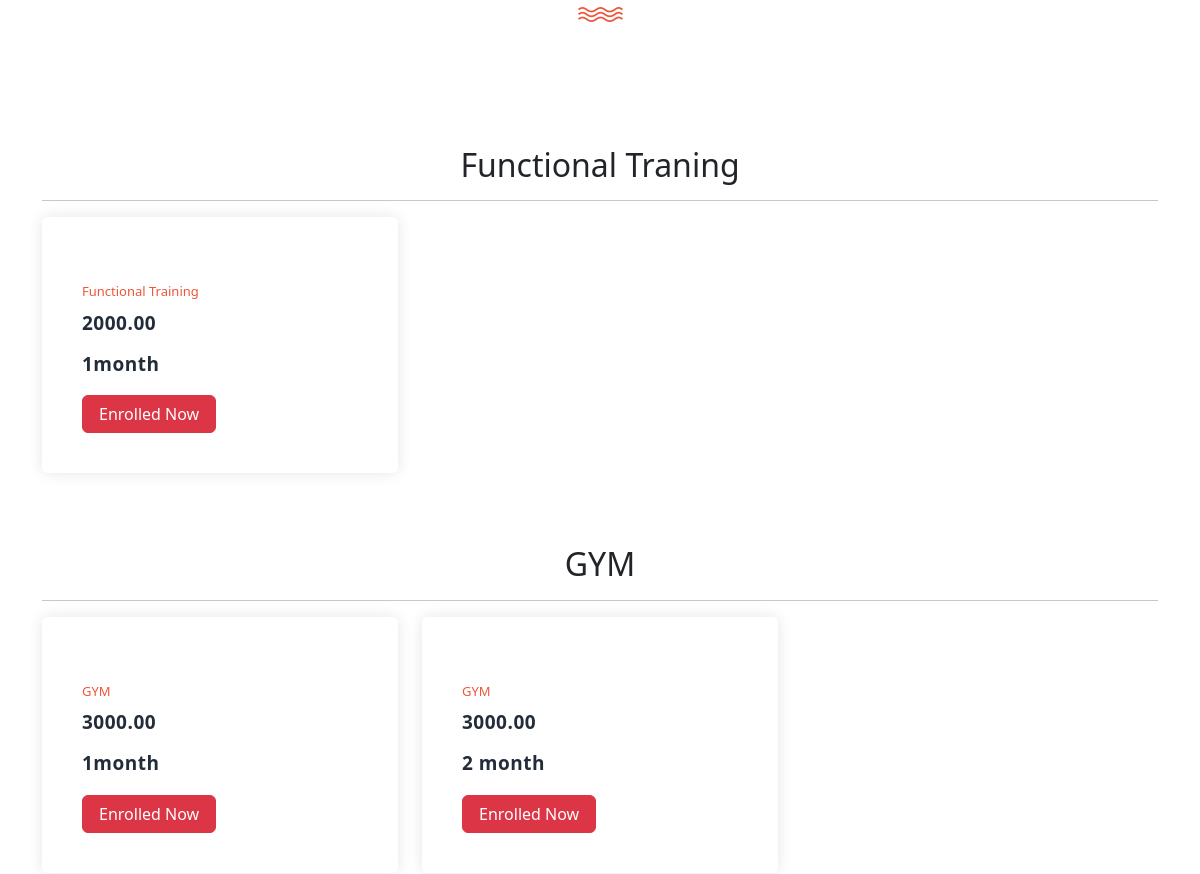
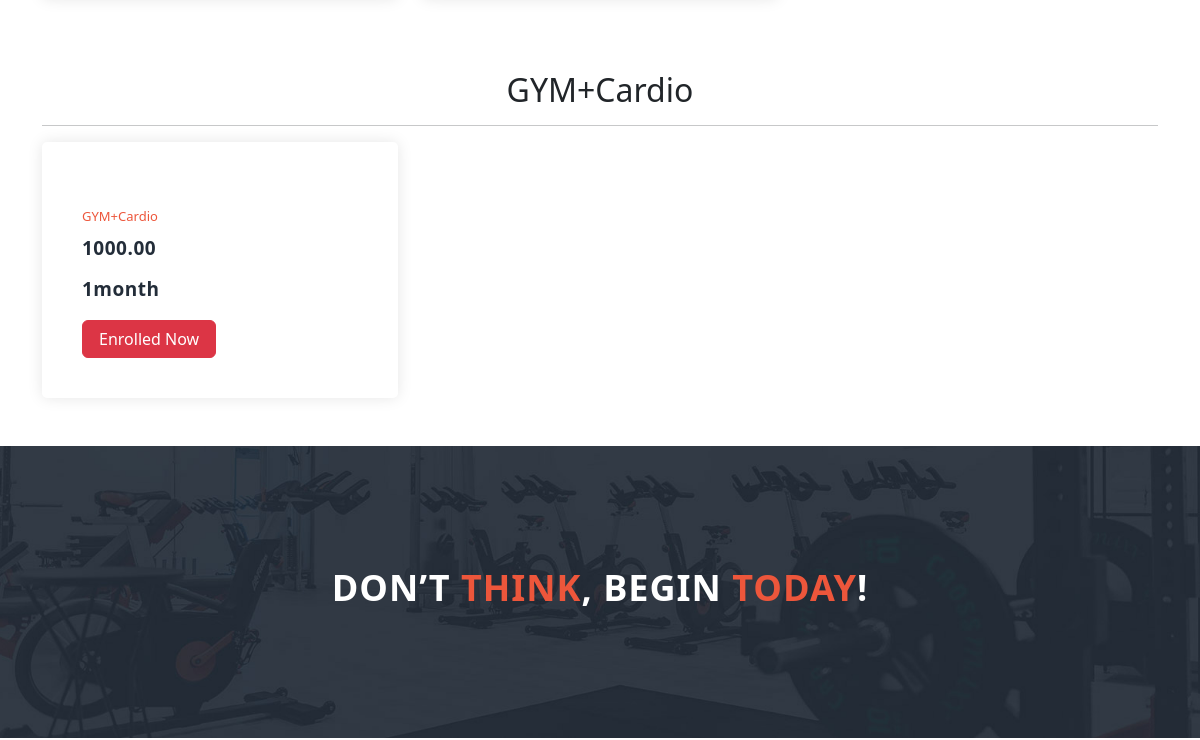
The app's page / (signed in, middle part), older data (2 pictures, top to bottom).
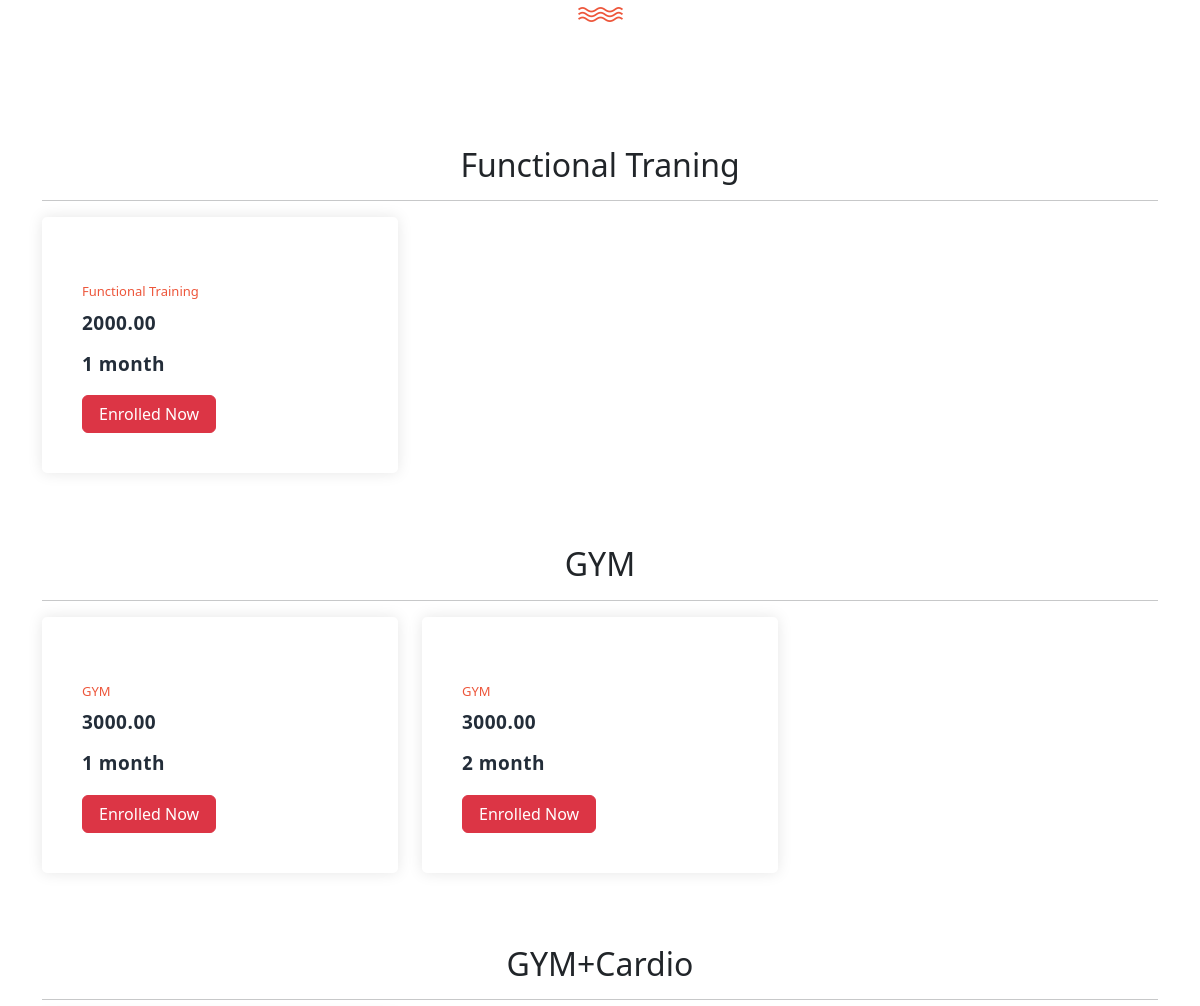
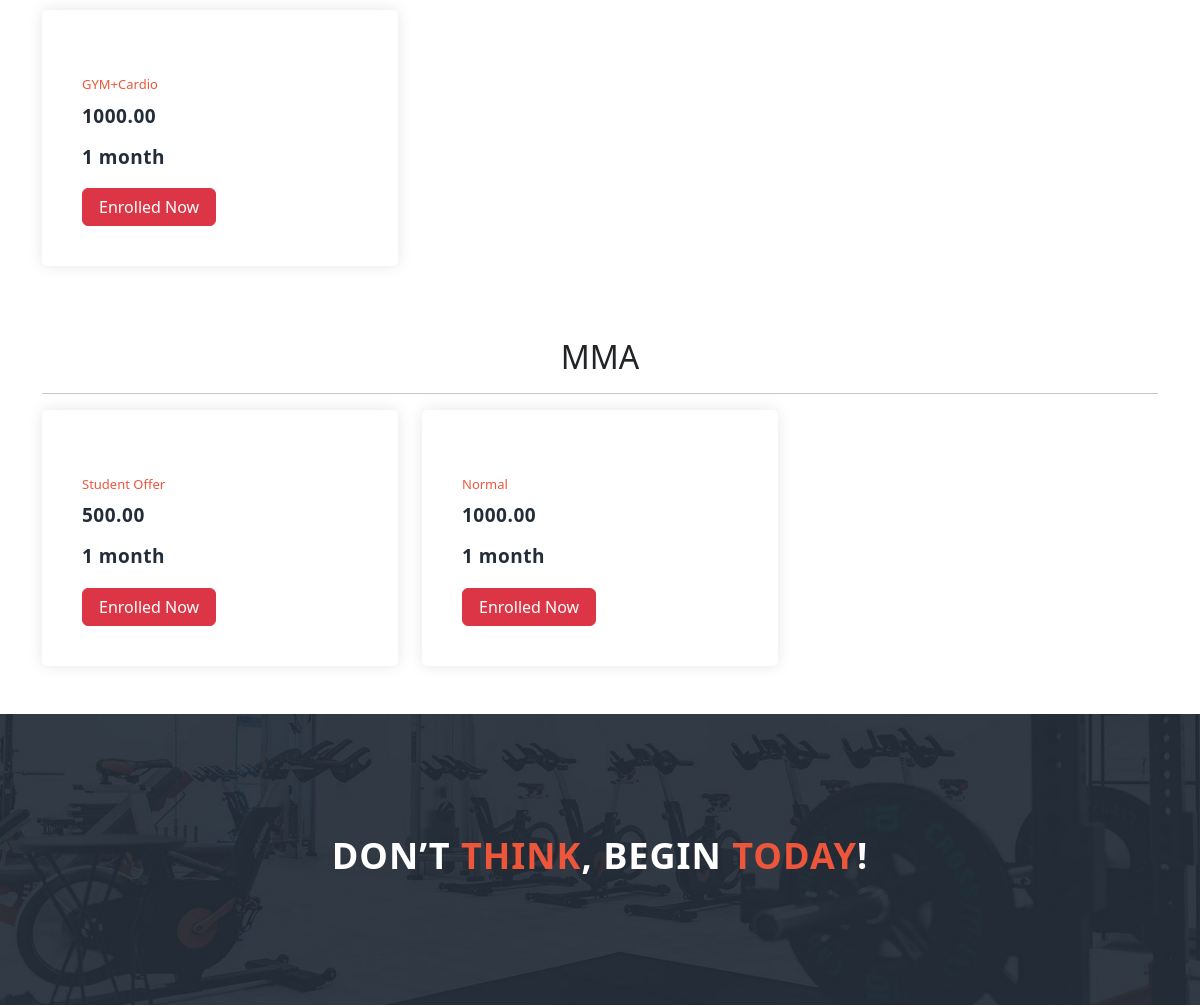
The same page, newer data (2 pictures, top to bottom).
### app/models.py (models this page shows, shortened)
class Category(models.Model):
    categoryname = models.CharField(max_length=200, null=True)
    status = models.CharField(max_length=300, null=True)
    creationdate = models.DateTimeField(auto_now_add=True)
    def __str__(self):
        return self.categoryname

class Package(models.Model):
    category = models.ForeignKey(Category, on_delete=models.CASCADE, null=True)
    packagename = models.ForeignKey(Packagetype, on_delete=models.CASCADE, null=True)
    titlename = models.CharField(max_length=200, null=True)
    packageduration = models.CharField(max_length=50, null=True)
    price = models.DecimalField(max_digits=10, decimal_places=2, null=True)
    description = models.TextField(null=True)
    creationdate = models.DateTimeField(auto_now_add=True)

### app/views.py (the view, shortened to what this page needs)
# urls.py: path('', index, name='index'),
def index(request):
    packages = Package.objects.filter().order_by('id')
    grouped_packages = defaultdict(list)
    for package in packages:
        grouped_packages[package.category].append(package)
    print(grouped_packages.items)
    return render(request, 'index.html', {'grouped_packages': dict(grouped_packages)})

### templates/index.html (shortened to what this page needs)
{% extends 'header.html' %}
{% load static %}
{% block main_content %}
{% if request.user.is_authenticated %}
<section class="section" id="trainers">
    <div class="container">
        <div class="row">
            <div class="col-lg-6 offset-lg-3">
                <div class="section-heading">
                    <img src="{% static 'assets/images/line-dec.png' %}" alt="">
                </div>
            </div>
        </div>
        <div class="row" >
            {% for category, packages in grouped_packages.items %}
    <div class="container-fluid my-4">
        <div class="row">
            <div class="col-12">
                <h2 class="text-center">{{ category }}</h2>
                <hr>
            </div>
        </div>
        <div class="row">
            {% for i in packages %}
                <div class="col-lg-4 mb-4">
                    <div class="trainer-item">
                        <div class="down-content">
                            <span>{{ i.titlename }}</span>
                            <h4>{{ i.price }}</h4>
                            <h4>{{ i.packageduration }}</h4>
                            <form method="post" action="/apply-enrolled/{{ i.id }}/">
                                <button type="submit" class="btn btn-danger px-3">Enrolled Now</button>
                            </form>
                        </div>
                    </div>
                </div>
            {% endfor %}
        </div>
    </div>
{% endfor %}
        </div>
    </div>
</section>
{% endif%}
<section class="section" id="call-to-action">
    <div class="container">
        <div class="row">
            <div class="col-lg-10 offset-lg-1">
                <div class="cta-content">
                    <h2>Don’t <em>think</em>, begin <em>today</em>!</h2>
                </div>
            </div>
        </div>
    </div>
</section>
<link rel="stylesheet" href="{% static 'assets/css/bootstrap.min.css' %}">
<link href="https://cdn.jsdelivr.net/npm/bootstrap@5.3.3/dist/css/bootstrap.min.css" rel="stylesheet">
{% endblock %}

Row changes from the older to the newer data that the page shows:
changed Package "Functional Training": packageduration "1month" → "1 month"
changed Package (number 2 of 6 on the later page): packageduration "1month" → "1 month"
changed Package "GYM+Cardio": packageduration "1month" → "1 month"
added Category: categoryname "MMA"
added Package: titlename "Student Offer", price "500.00", packageduration "1 month", shown under "MMA"
added Package: titlename "Normal", price "1000.00", packageduration "1 month", shown under "MMA"
